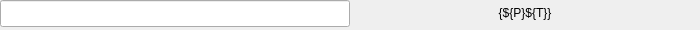
        <widget class="PyDMFrame" name="composite_13">
          <property name="geometry">
            <rect>
              <x>0</x>
              <y>0</y>
              <width>700</width>
              <height>30</height>
            </rect>
          </property>
          <property name="sizePolicy">
            <sizepolicy hsizetype="Ignored" vsizetype="Ignored">
              <horstretch>0</horstretch>
              <verstretch>0</verstretch>
            </sizepolicy>
          </property>
          <layout class="QGridLayout" name="gridLayout_14" columnstretch="350,349,1" rowstretch="5,15,7,3">
            <property name="leftMargin">
              <number>0</number>
            </property>
            <property name="topMargin">
              <number>0</number>
            </property>
            <property name="rightMargin">
              <number>0</number>
            </property>
            <property name="bottomMargin">
              <number>0</number>
            </property>
            <property name="horizontalSpacing">
              <number>0</number>
            </property>
            <property name="verticalSpacing">
              <number>0</number>
            </property>
            <item row="0" column="0" rowspan="3" colspan="3">
              <widget class="PyDMDrawingRectangle" name="rectangle_5">
                <property name="geometry">
                  <rect>
                    <x>0</x>
                    <y>0</y>
                    <width>700</width>
                    <height>27</height>
                  </rect>
                </property>
                <property name="sizePolicy">
                  <sizepolicy hsizetype="Ignored" vsizetype="Ignored">
                    <horstretch>0</horstretch>
                    <verstretch>0</verstretch>
                  </sizepolicy>
                </property>
                <property name="brush" stdset="0">
                  <brush brushstyle="SolidPattern">
                    <color alpha="255">
                      <red>255</red>
                      <green>255</green>
                      <blue>255</blue>
                    </color>
                  </brush>
                </property>
                <property name="penStyle" stdset="0">
                  <enum>Qt::SolidLine</enum>
                </property>
                <property name="penColor" stdset="0">
                  <color>
                    <red>255</red>
                    <green>255</green>
                    <blue>255</blue>
                  </color>
                </property>
                <property name="penWidth" stdset="0">
                  <double>3</double>
                </property>
                <property name="penCapStyle" stdset="0">
                  <enum>Qt::FlatCap</enum>
                </property>
                <property name="toolTip">
                  <string>rectangle_5</string>
                </property>
              </widget>
            </item>
            <item row="3" column="0" colspan="2">
              <widget class="PyDMDrawingLine" name="polyline_45">
                <property name="geometry">
                  <rect>
                    <x>0</x>
                    <y>27</y>
                    <width>699</width>
                    <height>3</height>
                  </rect>
                </property>
                <property name="sizePolicy">
                  <sizepolicy hsizetype="Ignored" vsizetype="Ignored">
                    <horstretch>0</horstretch>
                    <verstretch>0</verstretch>
                  </sizepolicy>
                </property>
                <property name="toolTip">
                  <string>polyline_45</string>
                </property>
                <property name="brush" stdset="0">
                  <brush brushstyle="SolidPattern">
                    <color alpha="255">
                      <red>10</red>
                      <green>0</green>
                      <blue>184</blue>
                    </color>
                  </brush>
                </property>
                <property name="penStyle" stdset="0">
                  <enum>Qt::SolidLine</enum>
                </property>
                <property name="penColor" stdset="0">
                  <color>
                    <red>10</red>
                    <green>0</green>
                    <blue>184</blue>
                  </color>
                </property>
                <property name="penWidth" stdset="0">
                  <double>3</double>
                </property>
                <property name="penCapStyle" stdset="0">
                  <enum>Qt::FlatCap</enum>
                </property>
                <property name="penWidth" stdset="0">
                  <double>3</double>
                </property>
                <property name="penStyle" stdset="0">
                  <enum>Qt::SolidLine</enum>
                </property>
                <property name="penColor" stdset="0"/>
                <property name="penCapStyle" stdset="0">
                  <enum>Qt::FlatCap</enum>
                </property>
              </widget>
            </item>
            <item row="1" column="1" colspan="2">
              <widget class="QLabel" name="text_28">
                <property name="geometry">
                  <rect>
                    <x>350</x>
                    <y>5</y>
                    <width>350</width>
                    <height>15</height>
                  </rect>
                </property>
                <property name="sizePolicy">
                  <sizepolicy hsizetype="Ignored" vsizetype="Ignored">
                    <horstretch>0</horstretch>
                    <verstretch>0</verstretch>
                  </sizepolicy>
                </property>
                <property name="text">
                  <string>{${P}${T}}</string>
                </property>
                <property name="font">
                  <font>
                    <pointsize>9</pointsize>
                  </font>
                </property>
                <property name="brush" stdset="0">
                  <brush brushstyle="NoBrush">
                    <color alpha="255">
                      <red>0</red>
                      <green>0</green>
                      <blue>0</blue>
                    </color>
                  </brush>
                </property>
                <property name="toolTip">
                  <string>text_28</string>
                </property>
                <property name="alignment">
                  <set>Qt::AlignCenter</set>
                </property>
                <property name="styleSheet">
                  <string notr="true">QLabel#text_28 {
  color: rgb(0, 0, 0);
  }</string>
                </property>
              </widget>
            </item>
            <item row="0" column="0" rowspan="3">
              <widget class="PyDMLineEdit" name="text_entry_3">
                <property name="geometry">
                  <rect>
                    <x>0</x>
                    <y>0</y>
                    <width>350</width>
                    <height>27</height>
                  </rect>
                </property>
                <property name="sizePolicy">
                  <sizepolicy hsizetype="Ignored" vsizetype="Ignored">
                    <horstretch>0</horstretch>
                    <verstretch>0</verstretch>
                  </sizepolicy>
                </property>
                <property name="channel" stdset="0">
                  <string>ca://${P}${T}.DESC</string>
                </property>
                <property name="toolTip">
                  <string>${P}${T}.DESC</string>
                </property>
                <property name="font">
                  <font>
                    <pointsize>16</pointsize>
                  </font>
                </property>
                <property name="styleSheet">
                  <string notr="true">PyDMLineEdit#text_entry_3 {
  color: rgb(10, 0, 184);
  background-color: rgb(236, 236, 236);
  border: 1px solid black;
  margin: 0px;
  padding: 0px;
  spacing: 0px;
  }</string>
                </property>
              </widget>
            </item>
          </layout>
        </widget>
